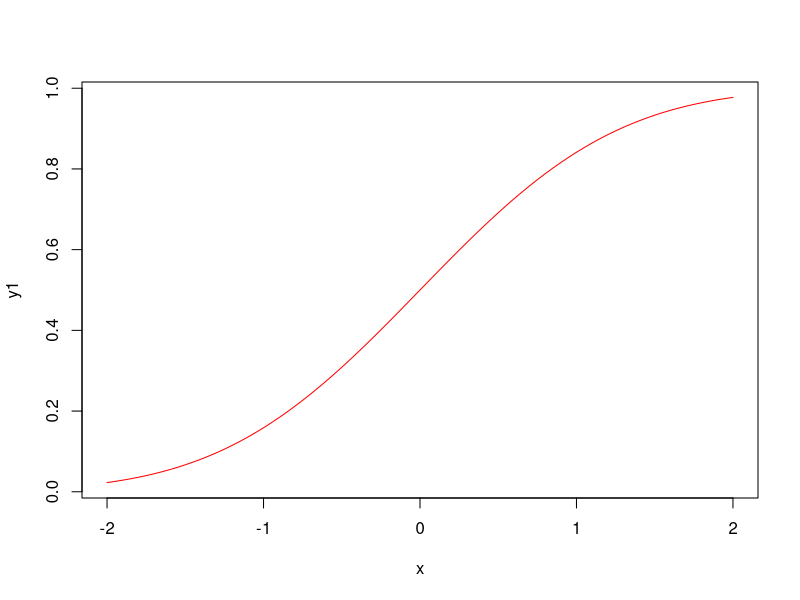
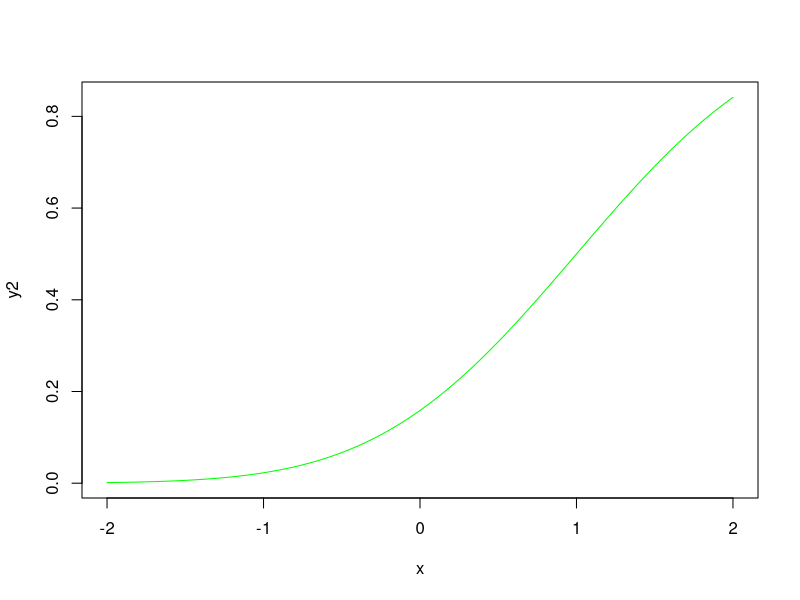
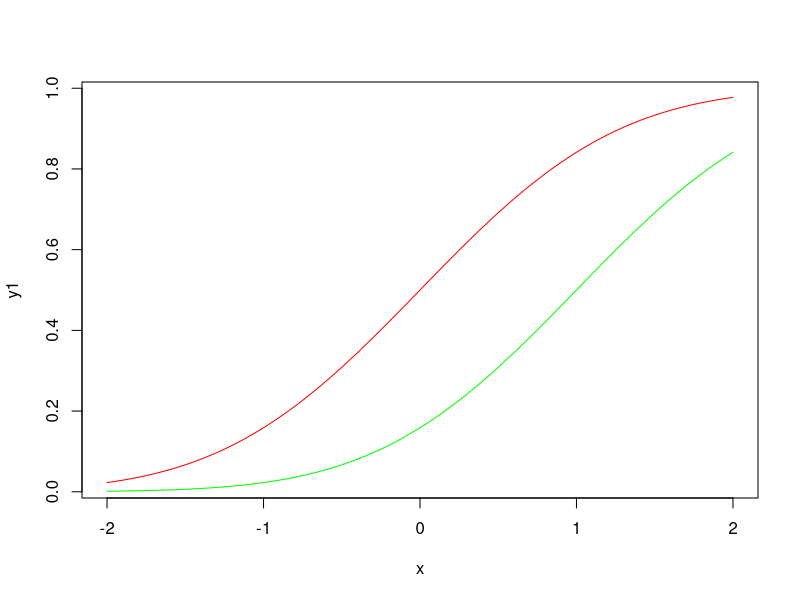

Write the R code that produced these figures, in order.
## ---- chunk 1
x  <- seq(-2, 2, 0.05)
y1 <- pnorm(x)
y2 <- pnorm(x, 1, 1)
plot(x, y1, type = "l", col = "red")
plot(x, y2, type = "l", col = "green")


plot(x, y1, type = "l", col = "red") +
lines(x, y2, type = "l", col = "green")
